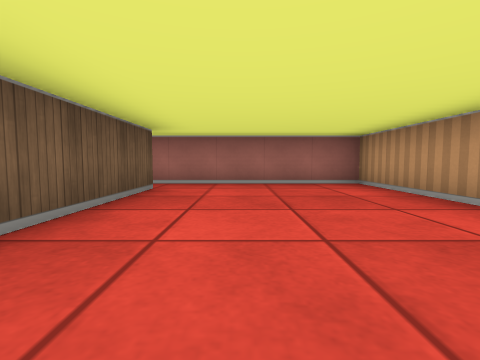
[1] (above)

24 first-person views from a walk through a cub3D maze. The camera is about half as high as the walls, tilts 4° down and sees 85° across. The floor is counted in squares. Each view is taken from the middle of a square. On the plan, view 1 faces up. The plan holds only what a view shows up to about 9 squares ahead; the rest is blank.

[2]
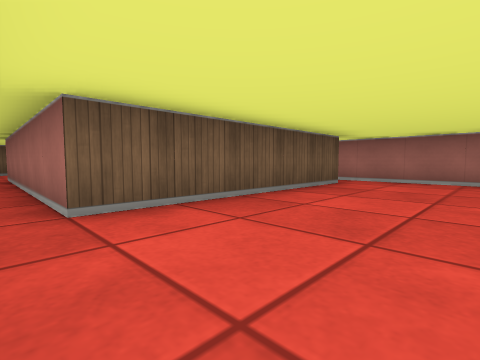

[3]
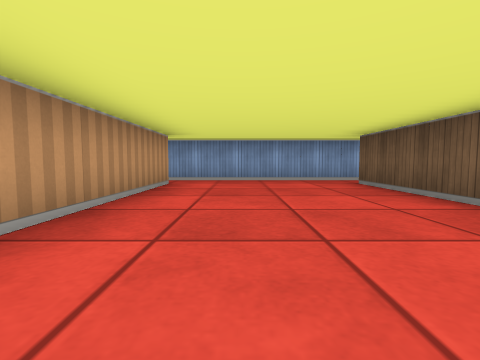

[4]
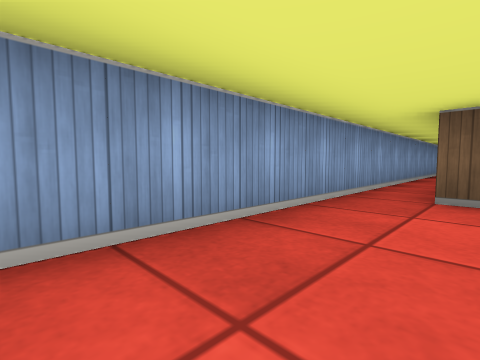

[5]
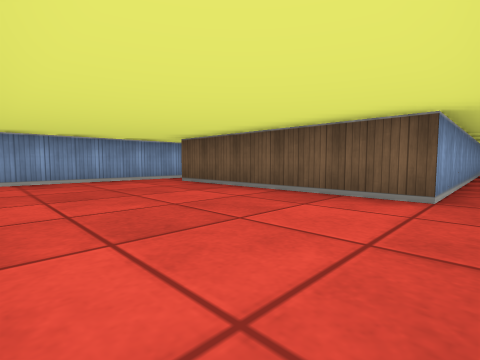

[6]
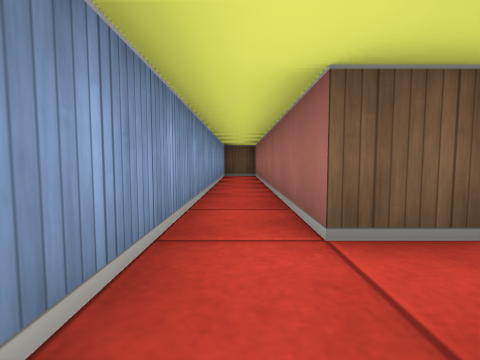

[7]
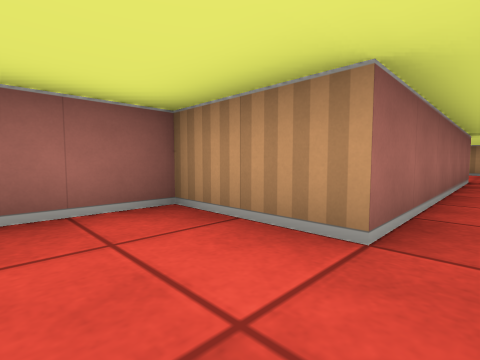

[8]
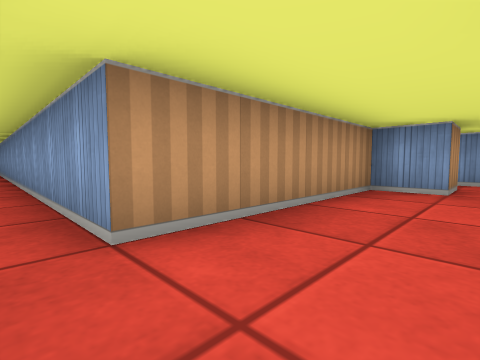

[9]
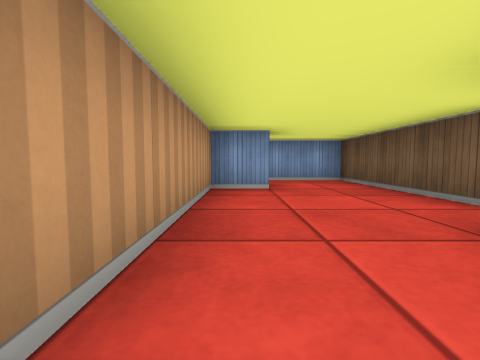

[10]
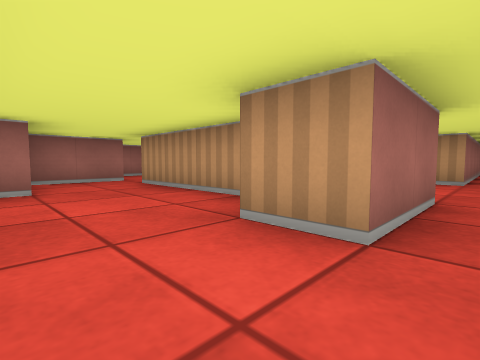

[11]
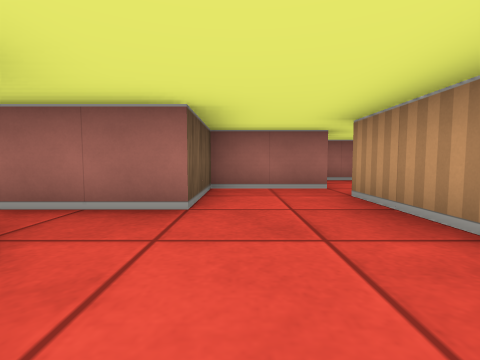

[12]
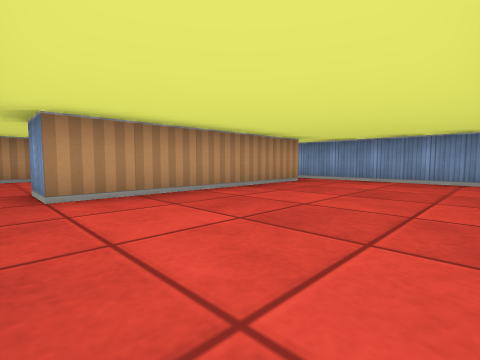

[13]
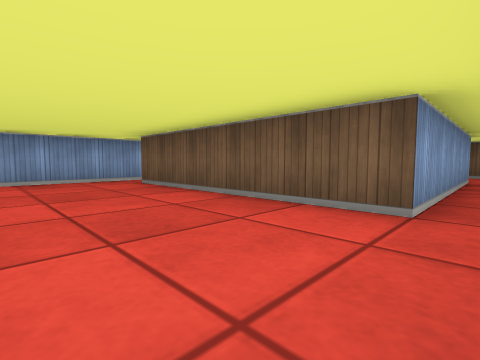

[14]
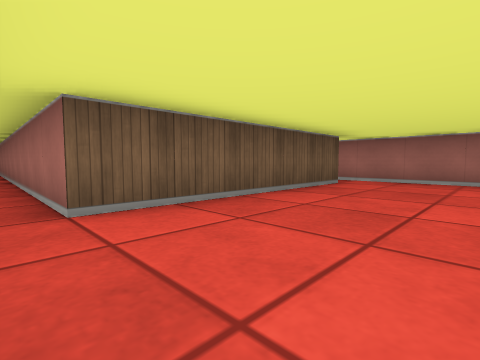

[15]
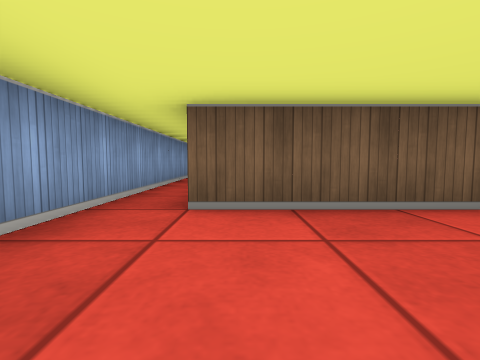

[16]
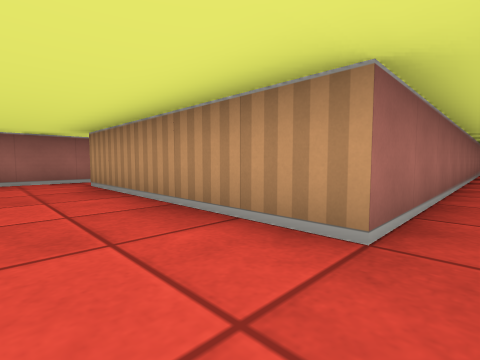

[17]
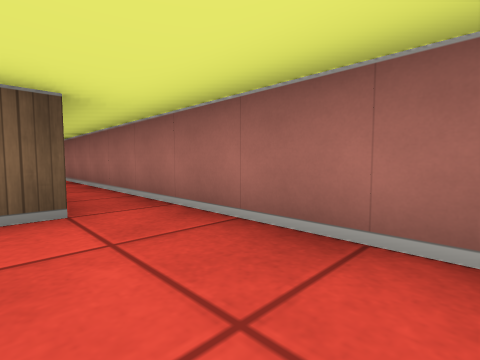

[18]
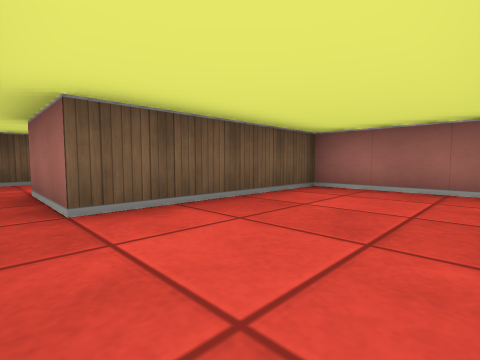

[19]
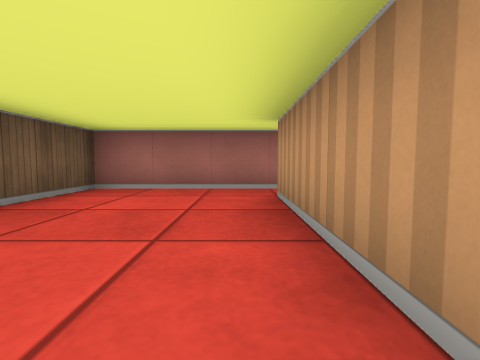

[20]
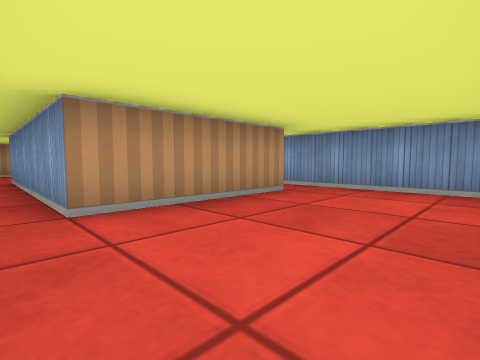

[21]
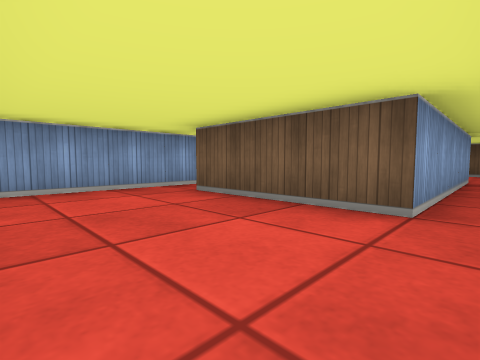

[22]
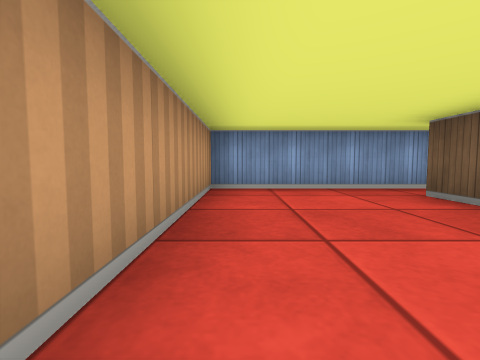

[23]
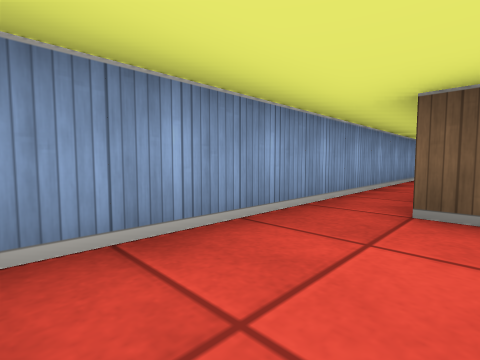

[24]
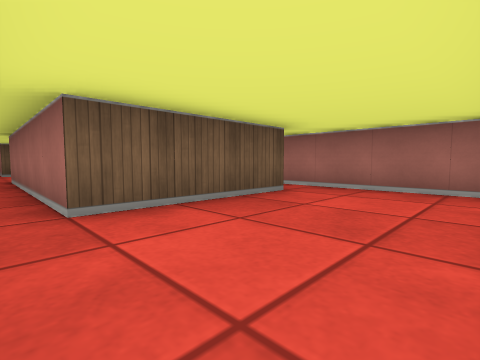

### Floor plan
Points are (right, up) in squares from view 1. A wall is a line through its corners. A room is listed if a view was taken in it or the views show most of it. See-through windows are left out.
Room 1 (views 1, 2, 3, 4, 5, 6)
walls: (-2.5, 4.5) (-1.5, 4.5) (-1.5, -0.5) (-7.5, -0.5); (2.5, -0.5) (2.5, 5.5) (-2, 5.5); (-7.5, -1.5) (2.9, -1.5)
ways out: opening at (-8, -1) to room 2; opening at (-2, 5) to room 7; opening at (3.5, -1)
Room 2 (views 7, 8, 9)
walls: (-10.4, -0.5) (-12.5, -0.5) (-12.5, -1.5); (-7.5, -0.5) (-7.5, 1.5) (-9.9, 1.5); (-10.5, -1.5) (-7.5, -1.5)
ways out: opening at (-8, -1) to room 1; opening at (-11.5, -2) to room 3
Room 3 (views 10, 11)
walls: (-13.5, -3.5) (-13.5, -7.5) (-11.4, -7.5); (-12.5, -1.5) (-12.5, -2.5) (-13.5, -2.5); (-11.5, -6.5) (-11.5, -5.5) (-10.5, -5.5) (-10.5, -1.5)
ways out: opening at (-11.5, -2) to room 2; opening at (-14, -3) to room 4; opening at (-10.5, -7) to room 5
Room 4 (views 12, 13, 14, 15, 16, 17)
walls: (-14.5, -8.5) (-14.5, -3.5) (-13.5, -3.5); (-13.5, -2.5) (-23.5, -2.5); (-23.5, -3.5) (-18.5, -3.5) (-18.5, -8.5) (-27.4, -8.5); (-23.5, -9.5) (-13.8, -9.5)
ways out: opening at (-14, -3) to room 3; opening at (-23, -3); opening at (-14, -9)
Room 5 (views 18, 19, 20)
walls: (-6.5, -6.5) (-6.5, -3.5); (-8.9, -7.5) (-6.4, -7.5); (-6.2, -2.5) (-9.5, -2.5) (-9.5, -6.5) (-11.5, -6.5)
ways out: opening at (-10.5, -7) to room 3; opening at (-6, -7) to room 6; opening at (-6, -3) to room 6
Room 6 (views 21, 22, 23, 24)
walls: (0.9, -2.5) (-2.2, -2.5); (-6.5, -3.5) (-1.5, -3.5) (-1.5, -6.5) (-6.5, -6.5); (-6.4, -7.5) (1.5, -7.5) (1.5, -3.4)
ways out: opening at (-6, -7) to room 5; opening at (-6, -3) to room 5
Room 7 (no view inside)
walls: (-3.5, 6.5) (-3.5, 5.5) (-10.5, 5.5) (-10.5, 4.5) (-2.5, 4.5)
ways out: opening at (-2, 5) to room 1; opening at (-3, 6)

Where each view was taken, in squares from view 1:
view 1: 0 up, 0 right, facing up
view 2: 1 down, 1 right, facing up-left
view 3: 5 up, 1 right, facing down
view 4: 0 up, 2 right, facing down-left
view 5: 5 up, 2 right, facing down-left
view 6: 5 up, 2 left, facing left
view 7: 1 down, 9 left, facing up-right
view 8: 1 down, 12 left, facing down-right
view 9: 1 down, 11 left, facing down
view 10: 7 down, 13 left, facing up-right
view 11: 5 down, 12 left, facing up
view 12: 3 down, 18 left, facing down-right
view 13: 3 down, 16 left, facing down-left
view 14: 9 down, 16 left, facing up-left
view 15: 8 down, 16 left, facing left
view 16: 9 down, 16 left, facing up-right
view 17: 4 down, 16 left, facing up-left
view 18: 7 down, 7 left, facing up-left
view 19: 7 down, 7 left, facing up
view 20: 3 down, 9 left, facing down-right
view 21: 3 down, 1 right, facing down-left
view 22: 3 down, 1 right, facing down
view 23: 6 down, 1 right, facing down-left
view 24: 7 down, 1 right, facing up-left
